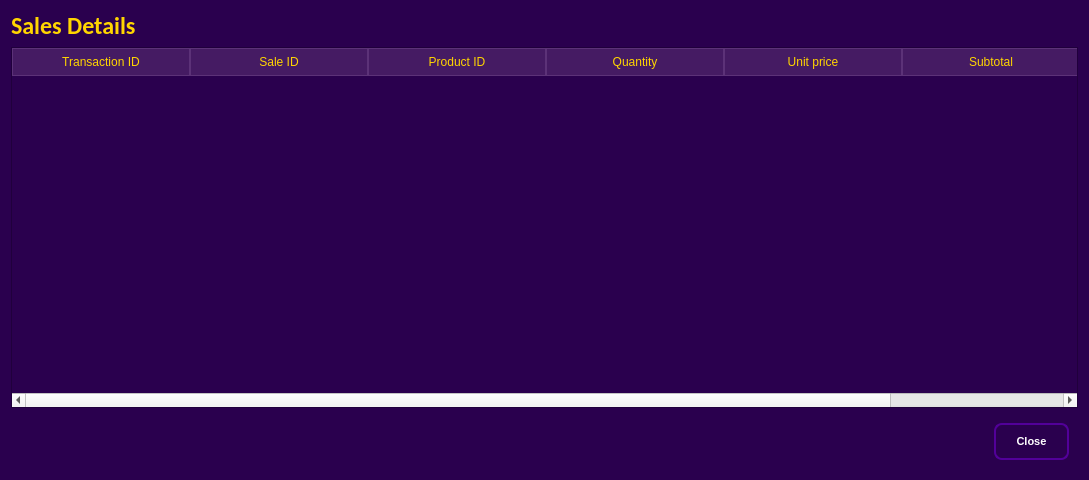
<?xml version="1.0" encoding="UTF-8"?>
<ui version="4.0">
 <class>Dialog</class>
 <widget class="QDialog" name="Dialog">
  <property name="geometry">
   <rect>
    <x>0</x>
    <y>0</y>
    <width>1089</width>
    <height>480</height>
   </rect>
  </property>
  <property name="maximumSize">
   <size>
    <width>1090</width>
    <height>480</height>
   </size>
  </property>
  <property name="palette">
   <palette>
    <active>
     <colorrole role="WindowText">
      <brush brushstyle="SolidPattern">
       <color alpha="255">
        <red>255</red>
        <green>255</green>
        <blue>255</blue>
       </color>
      </brush>
     </colorrole>
     <colorrole role="Button">
      <brush brushstyle="SolidPattern">
       <color alpha="255">
        <red>42</red>
        <green>0</green>
        <blue>78</blue>
       </color>
      </brush>
     </colorrole>
     <colorrole role="Light">
      <brush brushstyle="SolidPattern">
       <color alpha="255">
        <red>63</red>
        <green>0</green>
        <blue>117</blue>
       </color>
      </brush>
     </colorrole>
     <colorrole role="Midlight">
      <brush brushstyle="SolidPattern">
       <color alpha="255">
        <red>52</red>
        <green>0</green>
        <blue>97</blue>
       </color>
      </brush>
     </colorrole>
     <colorrole role="Dark">
      <brush brushstyle="SolidPattern">
       <color alpha="255">
        <red>21</red>
        <green>0</green>
        <blue>39</blue>
       </color>
      </brush>
     </colorrole>
     <colorrole role="Mid">
      <brush brushstyle="SolidPattern">
       <color alpha="255">
        <red>28</red>
        <green>0</green>
        <blue>52</blue>
       </color>
      </brush>
     </colorrole>
     <colorrole role="Text">
      <brush brushstyle="SolidPattern">
       <color alpha="255">
        <red>255</red>
        <green>255</green>
        <blue>255</blue>
       </color>
      </brush>
     </colorrole>
     <colorrole role="BrightText">
      <brush brushstyle="SolidPattern">
       <color alpha="255">
        <red>255</red>
        <green>255</green>
        <blue>255</blue>
       </color>
      </brush>
     </colorrole>
     <colorrole role="ButtonText">
      <brush brushstyle="SolidPattern">
       <color alpha="255">
        <red>255</red>
        <green>255</green>
        <blue>255</blue>
       </color>
      </brush>
     </colorrole>
     <colorrole role="Base">
      <brush brushstyle="SolidPattern">
       <color alpha="255">
        <red>0</red>
        <green>0</green>
        <blue>0</blue>
       </color>
      </brush>
     </colorrole>
     <colorrole role="Window">
      <brush brushstyle="SolidPattern">
       <color alpha="255">
        <red>42</red>
        <green>0</green>
        <blue>78</blue>
       </color>
      </brush>
     </colorrole>
     <colorrole role="Shadow">
      <brush brushstyle="SolidPattern">
       <color alpha="255">
        <red>0</red>
        <green>0</green>
        <blue>0</blue>
       </color>
      </brush>
     </colorrole>
     <colorrole role="AlternateBase">
      <brush brushstyle="SolidPattern">
       <color alpha="255">
        <red>21</red>
        <green>0</green>
        <blue>39</blue>
       </color>
      </brush>
     </colorrole>
     <colorrole role="ToolTipBase">
      <brush brushstyle="SolidPattern">
       <color alpha="255">
        <red>255</red>
        <green>255</green>
        <blue>220</blue>
       </color>
      </brush>
     </colorrole>
     <colorrole role="ToolTipText">
      <brush brushstyle="SolidPattern">
       <color alpha="255">
        <red>0</red>
        <green>0</green>
        <blue>0</blue>
       </color>
      </brush>
     </colorrole>
     <colorrole role="PlaceholderText">
      <brush brushstyle="SolidPattern">
       <color alpha="127">
        <red>255</red>
        <green>255</green>
        <blue>255</blue>
       </color>
      </brush>
     </colorrole>
     <colorrole role="Accent">
      <brush brushstyle="SolidPattern">
       <color alpha="255">
        <red>0</red>
        <green>0</green>
        <blue>0</blue>
       </color>
      </brush>
     </colorrole>
    </active>
    <inactive>
     <colorrole role="WindowText">
      <brush brushstyle="SolidPattern">
       <color alpha="255">
        <red>255</red>
        <green>255</green>
        <blue>255</blue>
       </color>
      </brush>
     </colorrole>
     <colorrole role="Button">
      <brush brushstyle="SolidPattern">
       <color alpha="255">
        <red>42</red>
        <green>0</green>
        <blue>78</blue>
       </color>
      </brush>
     </colorrole>
     <colorrole role="Light">
      <brush brushstyle="SolidPattern">
       <color alpha="255">
        <red>63</red>
        <green>0</green>
        <blue>117</blue>
       </color>
      </brush>
     </colorrole>
     <colorrole role="Midlight">
      <brush brushstyle="SolidPattern">
       <color alpha="255">
        <red>52</red>
        <green>0</green>
        <blue>97</blue>
       </color>
      </brush>
     </colorrole>
     <colorrole role="Dark">
      <brush brushstyle="SolidPattern">
       <color alpha="255">
        <red>21</red>
        <green>0</green>
        <blue>39</blue>
       </color>
      </brush>
     </colorrole>
     <colorrole role="Mid">
      <brush brushstyle="SolidPattern">
       <color alpha="255">
        <red>28</red>
        <green>0</green>
        <blue>52</blue>
       </color>
      </brush>
     </colorrole>
     <colorrole role="Text">
      <brush brushstyle="SolidPattern">
       <color alpha="255">
        <red>255</red>
        <green>255</green>
        <blue>255</blue>
       </color>
      </brush>
     </colorrole>
     <colorrole role="BrightText">
      <brush brushstyle="SolidPattern">
       <color alpha="255">
        <red>255</red>
        <green>255</green>
        <blue>255</blue>
       </color>
      </brush>
     </colorrole>
     <colorrole role="ButtonText">
      <brush brushstyle="SolidPattern">
       <color alpha="255">
        <red>255</red>
        <green>255</green>
        <blue>255</blue>
       </color>
      </brush>
     </colorrole>
     <colorrole role="Base">
      <brush brushstyle="SolidPattern">
       <color alpha="255">
        <red>0</red>
        <green>0</green>
        <blue>0</blue>
       </color>
      </brush>
     </colorrole>
     <colorrole role="Window">
      <brush brushstyle="SolidPattern">
       <color alpha="255">
        <red>42</red>
        <green>0</green>
        <blue>78</blue>
       </color>
      </brush>
     </colorrole>
     <colorrole role="Shadow">
      <brush brushstyle="SolidPattern">
       <color alpha="255">
        <red>0</red>
        <green>0</green>
        <blue>0</blue>
       </color>
      </brush>
     </colorrole>
     <colorrole role="AlternateBase">
      <brush brushstyle="SolidPattern">
       <color alpha="255">
        <red>21</red>
        <green>0</green>
        <blue>39</blue>
       </color>
      </brush>
     </colorrole>
     <colorrole role="ToolTipBase">
      <brush brushstyle="SolidPattern">
       <color alpha="255">
        <red>255</red>
        <green>255</green>
        <blue>220</blue>
       </color>
      </brush>
     </colorrole>
     <colorrole role="ToolTipText">
      <brush brushstyle="SolidPattern">
       <color alpha="255">
        <red>0</red>
        <green>0</green>
        <blue>0</blue>
       </color>
      </brush>
     </colorrole>
     <colorrole role="PlaceholderText">
      <brush brushstyle="SolidPattern">
       <color alpha="127">
        <red>255</red>
        <green>255</green>
        <blue>255</blue>
       </color>
      </brush>
     </colorrole>
     <colorrole role="Accent">
      <brush brushstyle="SolidPattern">
       <color alpha="255">
        <red>0</red>
        <green>0</green>
        <blue>0</blue>
       </color>
      </brush>
     </colorrole>
    </inactive>
    <disabled>
     <colorrole role="WindowText">
      <brush brushstyle="SolidPattern">
       <color alpha="255">
        <red>21</red>
        <green>0</green>
        <blue>39</blue>
       </color>
      </brush>
     </colorrole>
     <colorrole role="Button">
      <brush brushstyle="SolidPattern">
       <color alpha="255">
        <red>42</red>
        <green>0</green>
        <blue>78</blue>
       </color>
      </brush>
     </colorrole>
     <colorrole role="Light">
      <brush brushstyle="SolidPattern">
       <color alpha="255">
        <red>63</red>
        <green>0</green>
        <blue>117</blue>
       </color>
      </brush>
     </colorrole>
     <colorrole role="Midlight">
      <brush brushstyle="SolidPattern">
       <color alpha="255">
        <red>52</red>
        <green>0</green>
        <blue>97</blue>
       </color>
      </brush>
     </colorrole>
     <colorrole role="Dark">
      <brush brushstyle="SolidPattern">
       <color alpha="255">
        <red>21</red>
        <green>0</green>
        <blue>39</blue>
       </color>
      </brush>
     </colorrole>
     <colorrole role="Mid">
      <brush brushstyle="SolidPattern">
       <color alpha="255">
        <red>28</red>
        <green>0</green>
        <blue>52</blue>
       </color>
      </brush>
     </colorrole>
     <colorrole role="Text">
      <brush brushstyle="SolidPattern">
       <color alpha="255">
        <red>21</red>
        <green>0</green>
        <blue>39</blue>
       </color>
      </brush>
     </colorrole>
     <colorrole role="BrightText">
      <brush brushstyle="SolidPattern">
       <color alpha="255">
        <red>255</red>
        <green>255</green>
        <blue>255</blue>
       </color>
      </brush>
     </colorrole>
     <colorrole role="ButtonText">
      <brush brushstyle="SolidPattern">
       <color alpha="255">
        <red>21</red>
        <green>0</green>
        <blue>39</blue>
       </color>
      </brush>
     </colorrole>
     <colorrole role="Base">
      <brush brushstyle="SolidPattern">
       <color alpha="255">
        <red>42</red>
        <green>0</green>
        <blue>78</blue>
       </color>
      </brush>
     </colorrole>
     <colorrole role="Window">
      <brush brushstyle="SolidPattern">
       <color alpha="255">
        <red>42</red>
        <green>0</green>
        <blue>78</blue>
       </color>
      </brush>
     </colorrole>
     <colorrole role="Shadow">
      <brush brushstyle="SolidPattern">
       <color alpha="255">
        <red>0</red>
        <green>0</green>
        <blue>0</blue>
       </color>
      </brush>
     </colorrole>
     <colorrole role="AlternateBase">
      <brush brushstyle="SolidPattern">
       <color alpha="255">
        <red>42</red>
        <green>0</green>
        <blue>78</blue>
       </color>
      </brush>
     </colorrole>
     <colorrole role="ToolTipBase">
      <brush brushstyle="SolidPattern">
       <color alpha="255">
        <red>255</red>
        <green>255</green>
        <blue>220</blue>
       </color>
      </brush>
     </colorrole>
     <colorrole role="ToolTipText">
      <brush brushstyle="SolidPattern">
       <color alpha="255">
        <red>0</red>
        <green>0</green>
        <blue>0</blue>
       </color>
      </brush>
     </colorrole>
     <colorrole role="PlaceholderText">
      <brush brushstyle="SolidPattern">
       <color alpha="127">
        <red>21</red>
        <green>0</green>
        <blue>39</blue>
       </color>
      </brush>
     </colorrole>
     <colorrole role="Accent">
      <brush brushstyle="SolidPattern">
       <color alpha="255">
        <red>30</red>
        <green>0</green>
        <blue>55</blue>
       </color>
      </brush>
     </colorrole>
    </disabled>
   </palette>
  </property>
  <property name="windowTitle">
   <string>Transaction</string>
  </property>
  <property name="windowIcon">
   <iconset>
    <normaloff>../assets/50x50.png</normaloff>../assets/50x50.png</iconset>
  </property>
  <layout class="QVBoxLayout" name="verticalLayout">
   <item>
    <widget class="QLabel" name="label">
     <property name="font">
      <font>
       <family>Calibri</family>
       <pointsize>18</pointsize>
       <bold>true</bold>
      </font>
     </property>
     <property name="styleSheet">
      <string notr="true">color: #ffd500</string>
     </property>
     <property name="text">
      <string>Sales Details</string>
     </property>
    </widget>
   </item>
   <item>
    <widget class="QTableWidget" name="tableWidget">
     <property name="styleSheet">
      <string notr="true">QTableWidget {
    background-color: #2A004E; 
    gridline-color: #5C3278;   
    color: #E0C2FF;             
    selection-background-color: #FFD500; 
    selection-color: #2A004E;           
}

QHeaderView::section {
    background-color: #451B63; 
    color: #FFD500;            
    border: 1px solid #5C3278;
    padding: 4px;
}

QTableWidget::item:hover {
    background-color: #3A105A; 
}</string>
     </property>
     <attribute name="horizontalHeaderDefaultSectionSize">
      <number>178</number>
     </attribute>
     <attribute name="verticalHeaderVisible">
      <bool>false</bool>
     </attribute>
     <column>
      <property name="text">
       <string>Transaction ID</string>
      </property>
     </column>
     <column>
      <property name="text">
       <string>Sale ID</string>
      </property>
     </column>
     <column>
      <property name="text">
       <string>Product ID</string>
      </property>
     </column>
     <column>
      <property name="text">
       <string>Quantity</string>
      </property>
     </column>
     <column>
      <property name="text">
       <string>Unit price</string>
      </property>
     </column>
     <column>
      <property name="text">
       <string>Subtotal</string>
      </property>
     </column>
    </widget>
   </item>
   <item>
    <widget class="QFrame" name="frame">
     <property name="frameShape">
      <enum>QFrame::Shape::NoFrame</enum>
     </property>
     <property name="frameShadow">
      <enum>QFrame::Shadow::Plain</enum>
     </property>
     <layout class="QHBoxLayout" name="horizontalLayout">
      <item>
       <spacer name="horizontalSpacer">
        <property name="orientation">
         <enum>Qt::Orientation::Horizontal</enum>
        </property>
        <property name="sizeHint" stdset="0">
         <size>
          <width>520</width>
          <height>20</height>
         </size>
        </property>
       </spacer>
      </item>
      <item>
       <widget class="QPushButton" name="closeButton">
        <property name="minimumSize">
         <size>
          <width>75</width>
          <height>25</height>
         </size>
        </property>
        <property name="styleSheet">
         <string notr="true">QPushButton#closeButton {
    background-color: transparent;
    color: #FFFFFF;
    border: 2px solid #520099;
    border-radius: 8px;
    font-weight: bold;
    font-size: 11px;
    padding: 10px 20px;
}

QPushButton#closeButton:hover {
    background-color: #520099; 
    color: #FFFFFF;
}</string>
        </property>
        <property name="text">
         <string>Close</string>
        </property>
       </widget>
      </item>
     </layout>
    </widget>
   </item>
  </layout>
 </widget>
 <resources/>
 <connections/>
</ui>
